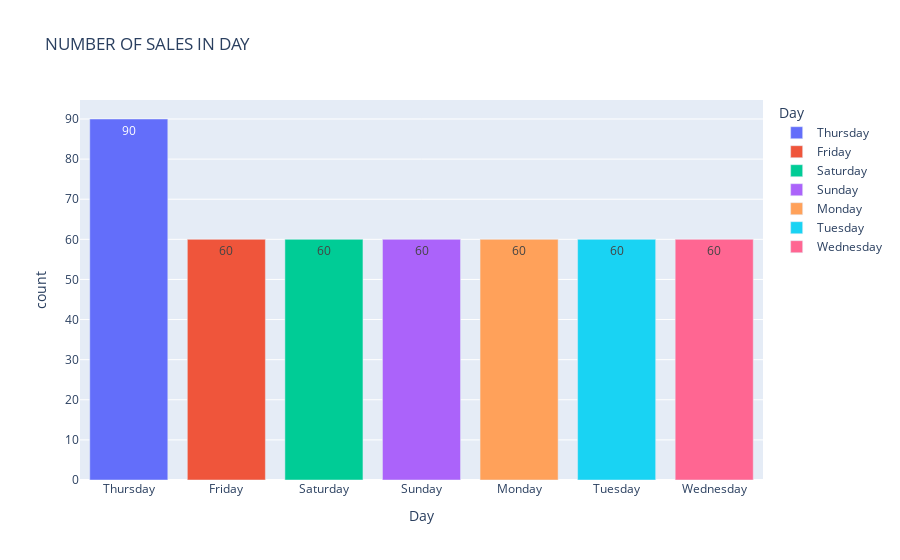

The cell this chart's notebook holds for it:
### Code cell
day=df_cat["Day"].value_counts().reset_index()
day.columns=["Day", "count"]
ax=px.bar(day,x="Day",y="count",color="Day",text="count",title="NUMBER OF SALES IN DAY")
ax.show()

### Figure 1 — Plotly figure (JSON) as saved in the notebook; plotly's stock layout.template omitted (floating-point values rounded to 4 significant figures)
{"data": [{"alignmentgroup": "True", "hovertemplate": "Day=%{x}<br>count=%{text}<extra></extra>", "legendgroup": "Thursday", "marker": {"color": "#636efa", "pattern": {"shape": ""}}, "name": "Thursday", "offsetgroup": "Thursday", "orientation": "v", "showlegend": true, "text": [90], "textposition": "auto", "type": "bar", "x": ["Thursday"], "xaxis": "x", "y": [90], "yaxis": "y"}, {"alignmentgroup": "True", "hovertemplate": "Day=%{x}<br>count=%{text}<extra></extra>", "legendgroup": "Friday", "marker": {"color": "#EF553B", "pattern": {"shape": ""}}, "name": "Friday", "offsetgroup": "Friday", "orientation": "v", "showlegend": true, "text": [60], "textposition": "auto", "type": "bar", "x": ["Friday"], "xaxis": "x", "y": [60], "yaxis": "y"}, {"alignmentgroup": "True", "hovertemplate": "Day=%{x}<br>count=%{text}<extra></extra>", "legendgroup": "Saturday", "marker": {"color": "#00cc96", "pattern": {"shape": ""}}, "name": "Saturday", "offsetgroup": "Saturday", "orientation": "v", "showlegend": true, "text": [60], "textposition": "auto", "type": "bar", "x": ["Saturday"], "xaxis": "x", "y": [60], "yaxis": "y"}, {"alignmentgroup": "True", "hovertemplate": "Day=%{x}<br>count=%{text}<extra></extra>", "legendgroup": "Sunday", "marker": {"color": "#ab63fa", "pattern": {"shape": ""}}, "name": "Sunday", "offsetgroup": "Sunday", "orientation": "v", "showlegend": true, "text": [60], "textposition": "auto", "type": "bar", "x": ["Sunday"], "xaxis": "x", "y": [60], "yaxis": "y"}, {"alignmentgroup": "True", "hovertemplate": "Day=%{x}<br>count=%{text}<extra></extra>", "legendgroup": "Monday", "marker": {"color": "#FFA15A", "pattern": {"shape": ""}}, "name": "Monday", "offsetgroup": "Monday", "orientation": "v", "showlegend": true, "text": [60], "textposition": "auto", "type": "bar", "x": ["Monday"], "xaxis": "x", "y": [60], "yaxis": "y"}, {"alignmentgroup": "True", "hovertemplate": "Day=%{x}<br>count=%{text}<extra></extra>", "legendgroup": "Tuesday", "marker": {"color": "#19d3f3", "pattern": {"shape": ""}}, "name": "Tuesday", "offsetgroup": "Tuesday", "orientation": "v", "showlegend": true, "text": [60], "textposition": "auto", "type": "bar", "x": ["Tuesday"], "xaxis": "x", "y": [60], "yaxis": "y"}, {"alignmentgroup": "True", "hovertemplate": "Day=%{x}<br>count=%{text}<extra></extra>", "legendgroup": "Wednesday", "marker": {"color": "#FF6692", "pattern": {"shape": ""}}, "name": "Wednesday", "offsetgroup": "Wednesday", "orientation": "v", "showlegend": true, "text": [60], "textposition": "auto", "type": "bar", "x": ["Wednesday"], "xaxis": "x", "y": [60], "yaxis": "y"}], "layout": {"autosize": true, "barmode": "relative", "legend": {"title": {"text": "Day"}, "tracegroupgap": 0}, "title": {"text": "NUMBER OF SALES IN DAY"}, "xaxis": {"anchor": "y", "autorange": true, "categoryarray": ["Thursday", "Friday", "Saturday", "Sunday", "Monday", "Tuesday", "Wednesday"], "categoryorder": "array", "domain": [0, 1], "range": [-0.5, 6.5], "title": {"text": "Day"}, "type": "category"}, "yaxis": {"anchor": "x", "autorange": true, "domain": [0, 1], "range": [0, 94.74], "title": {"text": "count"}, "type": "linear"}}}
